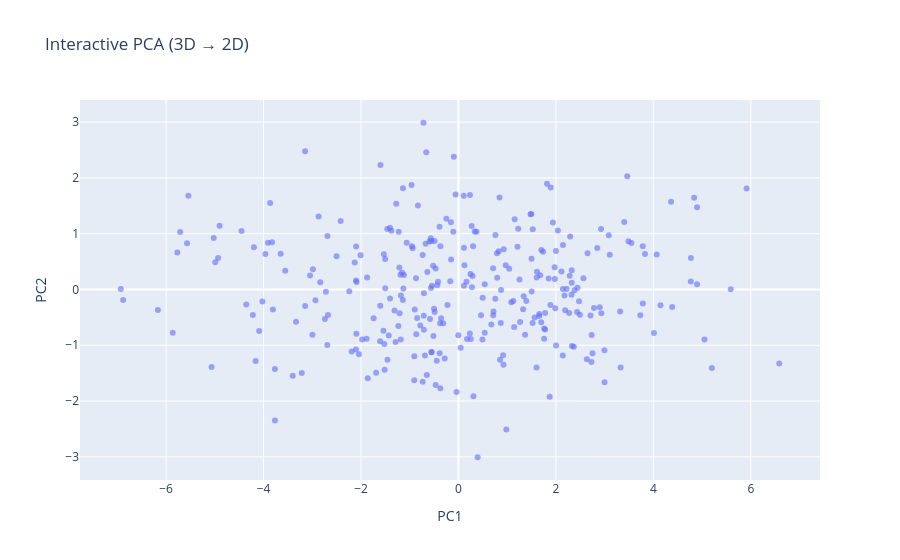

This figure's notebook cell:
### Code cell
df_2D_plot = pd.DataFrame(X_2D, columns=["PC1", "PC2"])

fig = px.scatter(
    df_2D_plot,
    x="PC1",
    y="PC2",
    opacity=0.6,
    title="Interactive PCA (3D → 2D)"
)

fig.show()

### Figure 1 — Plotly figure (JSON) as saved in the notebook; plotly's stock layout.template omitted (floating-point values rounded to 4 significant figures; data arrays with more than 128 entries replaced by an {"elided": "..."} marker saying what was removed)
{"data": [{"hovertemplate": "PC1=%{x}<br>PC2=%{y}<extra></extra>", "legendgroup": "", "marker": {"color": "#636efa", "opacity": 0.6, "symbol": "circle"}, "mode": "markers", "name": "", "orientation": "v", "showlegend": false, "type": "scatter", "x": {"elided": "300 float values"}, "xaxis": "x", "y": {"elided": "300 float values"}, "yaxis": "y"}], "layout": {"legend": {"tracegroupgap": 0}, "title": {"text": "Interactive PCA (3D → 2D)"}, "xaxis": {"anchor": "y", "domain": [0, 1], "title": {"text": "PC1"}}, "yaxis": {"anchor": "x", "domain": [0, 1], "title": {"text": "PC2"}}}}
